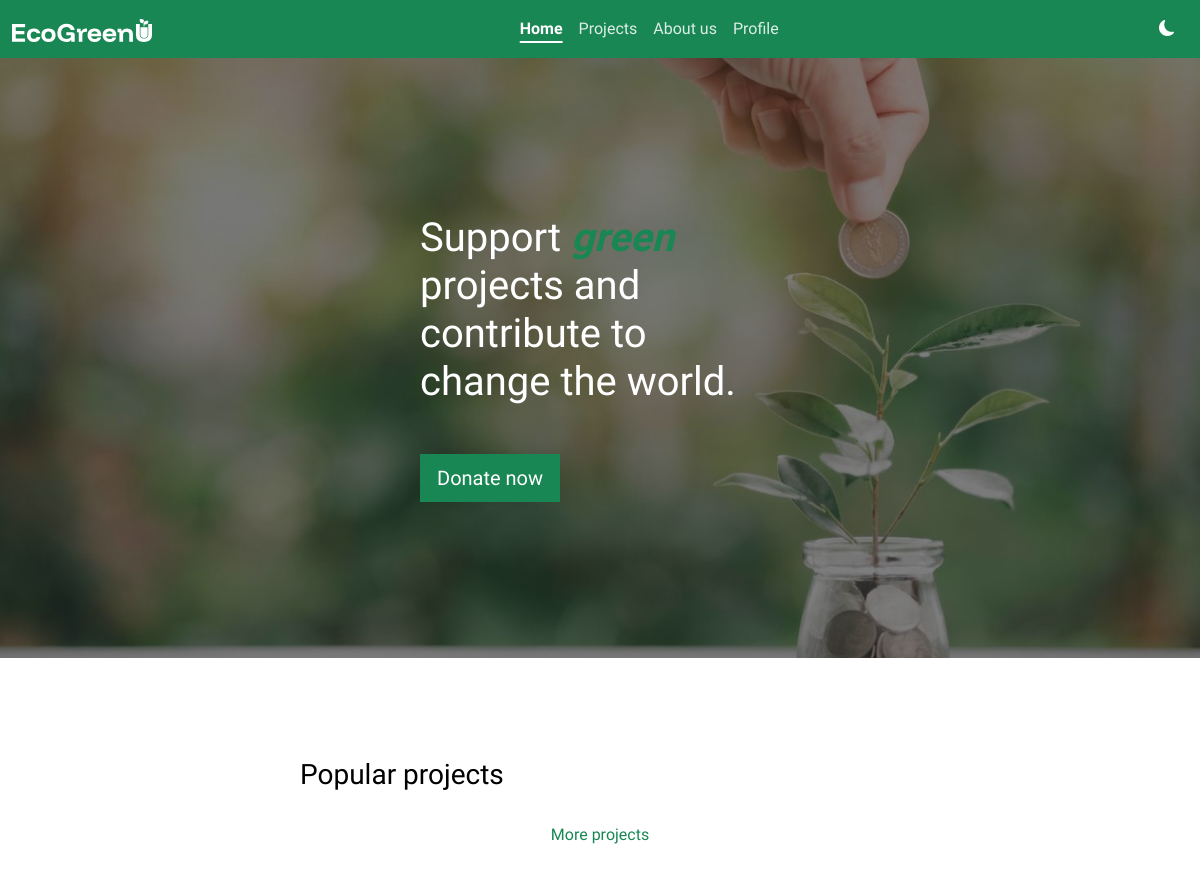
Before: / with the older database file.
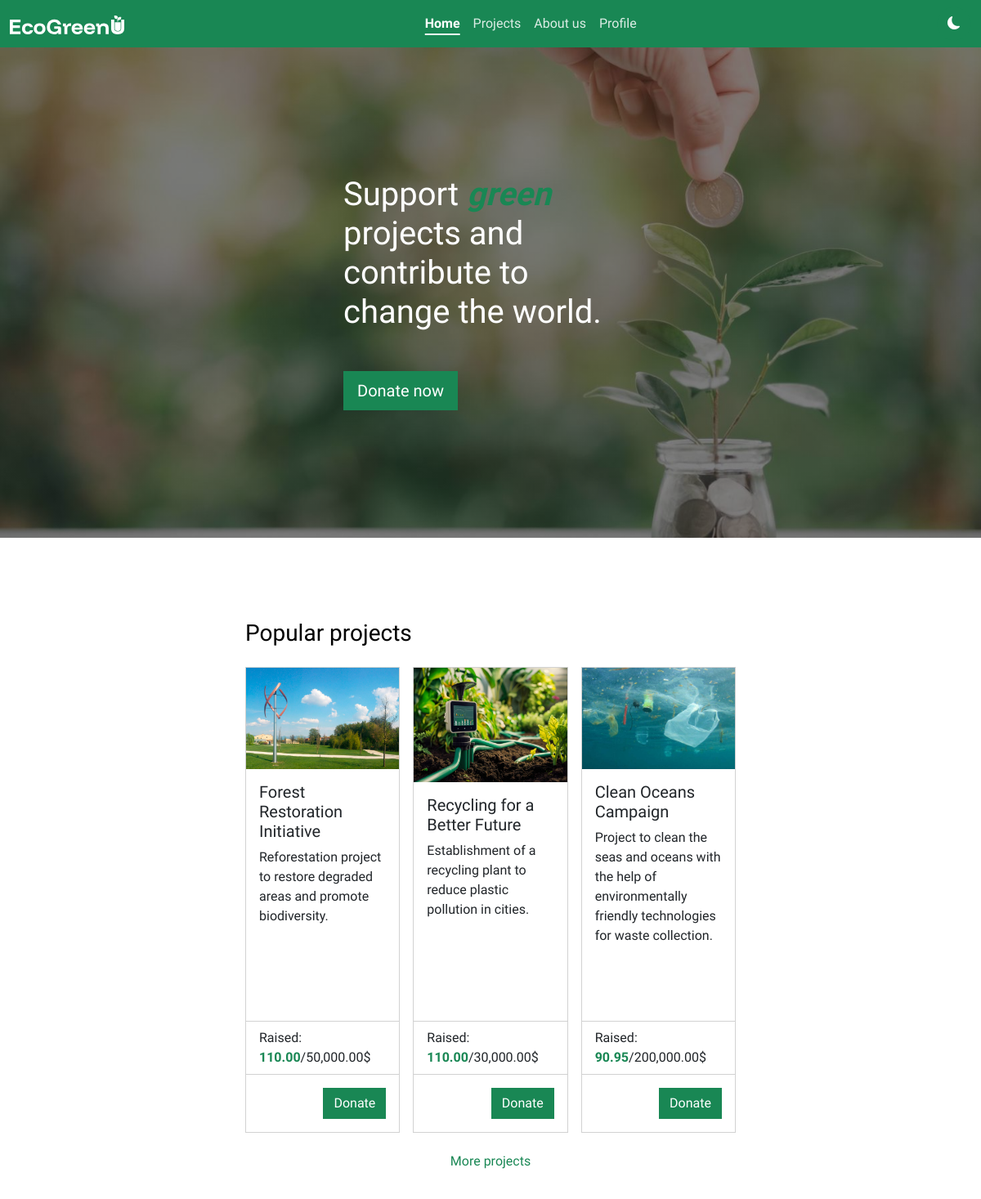
After: the same page with the newer database file.
### tables this page shows
CREATE TABLE IF NOT EXISTS tblprojects (
  idProject INT NOT NULL PRIMARY KEY AUTO_INCREMENT,
  title CHAR(30) NOT NULL,
  description CHAR(250) NOT NULL,
  fundraiser INT NOT NULL,
  targetAmount DECIMAL(10,2) NOT NULL,
  deadline DATETIME NOT NULL,
  status CHAR(1) NOT NULL,
    FOREIGN KEY (fundraiser) REFERENCES tblusers(iduser)
);

### php/index.php (called while the page is built, shortened)
<?php
    $db = new mysqli("localhost", "root", "", "dbecogreenu");
    $result = $db->query("SELECT tblprojects.*, SUM(tblpayments.amount) AS raisedAmount FROM tblprojects INNER JOIN tblpayments ON tblprojects.idProject = tblpayments.projectId WHERE status = 0 GROUP BY tblprojects.idProject LIMIT 3");
    $projects = [];
?>

### index.php (the view, shortened to what this page needs)
<?php include_once 'php/index.php' ?>
<!DOCTYPE html>
<html lang="en">
<head>
    <link rel="stylesheet" href="css/styles.css">
    <link href="https://cdn.jsdelivr.net/npm/bootstrap@5.3.3/dist/css/bootstrap.min.css" rel="stylesheet">
    <link rel="stylesheet" href="https://cdn.jsdelivr.net/npm/bootstrap-icons@1.11.3/font/bootstrap-icons.min.css">
</head>
<body>
    <div class="container-fluid p-0 m-0 position-absolute">
        <nav class="navbar sticky-top navbar-expand-lg bg-success">
            <div class="container-fluid d-flex">
                <a class="navbar-brand p-0 m-0" href="index.php">
                    <img src="assets/logo/logo-navbar.svg" alt="EcoGreenU logo">
                </a>
                <div class="collapse navbar-collapse" id="navbarNav">
                    <ul class="navbar-nav ms-auto me-auto">
                        <li class="nav-item">
                            <a class="nav-link text-white active" aria-current="page" href="index.php">Home</a>
                        </li>
                        <li class="nav-item">
                            <a class="nav-link text-white" href="pages/projects.php">Projects</a>
                        </li>
                        <li class="nav-item">
                            <a class="nav-link text-white" href="pages/about-us.php">About us</a>
                        </li>
                        <li class="nav-item">
                            <a class="nav-link text-white" href="pages/profile.php">Profile</a>
                        </li>
                    </ul>
                    <button id="theme-switch" class="btn btn-success text-white p-2">
                        <i class="bi bi-moon-fill"></i>
                    </button>
                </div>
            </div>
        </nav>
        <div class="container-fluid p-0 m-0" id="main">
            <div class="hero-image">
                <div class="hero-text">
                    <h1 class="mb-4">Support <span class="highlight fw-bold">green</span> projects and contribute to change the world.</h1>
                    <a class="btn btn-success rounded-0 fs-5 mt-4 px-3 py-2" id="donateNowBtn">Donate now</a>
                </div>
            </div>
            <div id="popularProjects" style="scroll-margin-top: 5em;">
                <h3 class="mb-4">Popular projects</h3>
                <div class="row row-cols-1 row-cols-lg-2 row-cols-xl-3 g-3">
                    <?php foreach ($projects as $p): ?>
                        <div class="col">
                            <div class="card rounded-0">
                                <img src="assets/images/projects/proj-<?=$p["idProject"]?>.jpg" class="card-img-top" alt="<?=$p["title"] ?>">
                                <div class="card-body h-100">
                                    <h5 class="card-title"><?=$p["title"] ?></h5>
                                    <p class="card-text"><?=$p["description"] ?></p>
                                </div>
                                <ul class="list-group list-group-flush">
                                    <li class="list-group-item">Raised: <span class="text-success fw-bold"><?=number_format($p["raisedAmount"], 2) ?></span>/<?=number_format($p["targetAmount"], 2) ?>$</li>
                                </ul>
                                <div class="card-body d-flex">
                                    <a href="pages/project-details.php?project-id=<?=$p['idProject'] ?>" class="btn btn-success rounded-0 ms-auto">Donate</a>
                                </div>
                            </div>
                        </div>
                    <?php endforeach; ?>
                </div>
                <a href="pages/projects.php" class="btn text-success rounded-0 w-100 mt-3">More projects</a>
            </div>
        </div>
    </div>
</body>
</html>

Changed rows visible on the page:
now on this page (row unchanged): tblprojects: shows a picture, title "Forest Restoration Initiative", description "Reforestation project to restore degraded areas and promote biodiversity.", raisedAmount "110.00", targetAmount "50,000.00"
added tblprojects: shows a picture, title "Recycling for a Better Future", description "Establishment of a recycling plant to reduce plastic pollution in cities.", raisedAmount "110.00", targetAmount "30,000.00"
added tblprojects: shows a picture, title "Clean Oceans Campaign", description "Project to clean the seas and oceans with the help of environmentally friendly technologies for waste collection.", raisedAmount "90.95", targetAmount "200,000.00"
